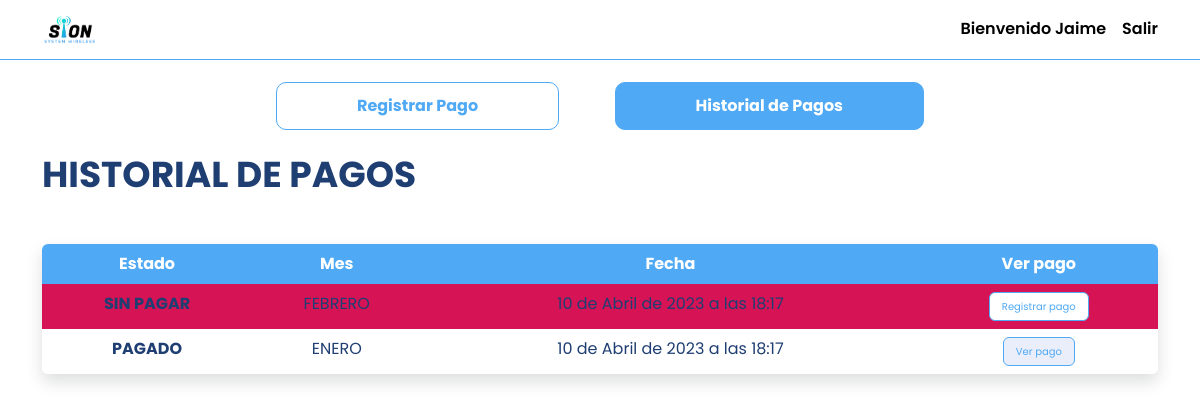
Before: /payment_register/history/ (signed in) with the older database file.
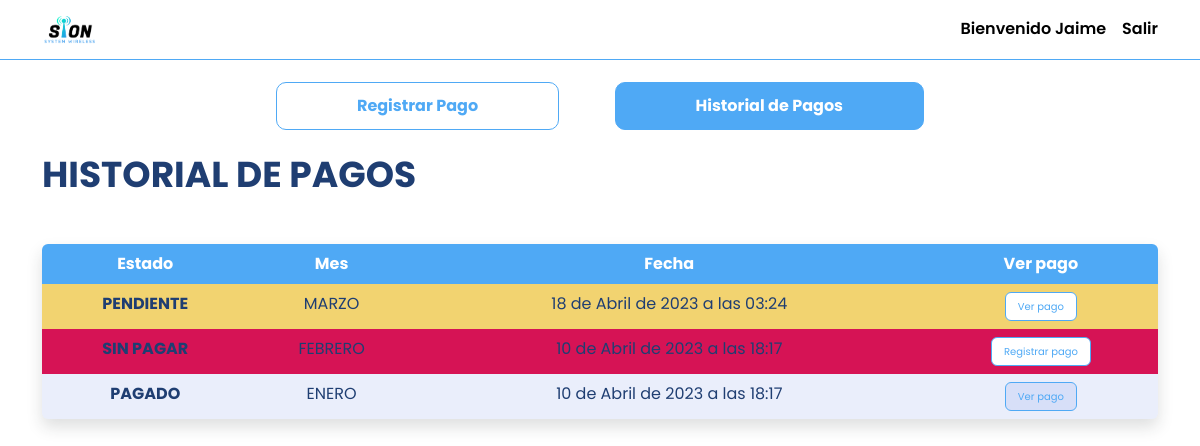
After: the same page with the newer database file.
### payments/models.py (models this page shows, shortened)
class Payment(models.Model):
    created = models.DateTimeField(auto_now_add=True, verbose_name="Fecha de pago")
    updated = models.DateTimeField(auto_now=True, verbose_name="Ultima modificación")
    receipt = models.FileField(upload_to="comprobantes", null=True, blank=False, verbose_name="Comprobante")
    name_client = models.ForeignKey(User, on_delete=models.CASCADE, verbose_name="Nombre del cliente")
    email_client = models.EmailField(max_length=254,verbose_name="Correo electrónico del cliente")
    state = models.ForeignKey(State, on_delete=models.CASCADE, verbose_name="Estado")
    month = models.ForeignKey(Month, on_delete=models.CASCADE, verbose_name="Mes de pago")
    class Meta:
        verbose_name = "pago"
        verbose_name_plural="pagos"

class State(models.Model):
    name = models.CharField(max_length=100)
    created = models.DateTimeField(auto_now_add=True,
        verbose_name="Fecha de creación")
    class Meta:
        verbose_name = "estado"
        verbose_name_plural="estados"
    def __str__(self):
        return self.name

class Month(models.Model):
    name = models.CharField(max_length=100)
    created = models.DateTimeField(auto_now_add=True,
        verbose_name="Fecha de creación")
    class Meta:
        verbose_name = "mes"
        verbose_name_plural="meses"
    def __str__(self):
        return self.name

### admin_user/views.py (the view)
# urls.py: path('history/', HistoryPageView.as_view(), name='history'),
@method_decorator(login_required, name='dispatch')
class HistoryPageView(TemplateView):
    template_name = "admin_user/history.html"
    def get_queryset(self):
        queryset = Payment.objects.filter(name_client=self.request.user)
        queryset = queryset.order_by('-month') # ordena por fecha de creación descendente: -month = de forma ascendente
        return queryset
    def get_context_data(self, **kwargs):
        context = super().get_context_data(**kwargs)
        context['payments'] = self.get_queryset()
        return context
    """ CODIGO PARA VER ID EN CMD
    def get_context_data(self, **kwargs):
        context = super().get_context_data(**kwargs)
        payments = Payment.objects.filter(name_client=self.request.user)
        payments_dict = [self.payment_to_dict(payment) for payment in payments]
        context['payments'] = json.dumps(payments_dict)


        payments = Payment.objects.filter(name_client=self.request.user)
        payment_list = []
        for payment in payments:
            payment_dict = model_to_dict(payment)
            payment_dict['receipt'] = str(payment_dict['receipt'])
            payment_list.append(payment_dict)
            print(payment_dict['created'])
        return context

    def payment_to_dict(self, payment):
        payment_dict = model_to_dict(payment)
        payment_dict['receipt'] = str(payment_dict['receipt'])  # Convert FieldFile to string
        return payment_dict"""

### admin_user/templates/admin_user/history.html (shortened to what this page needs)
{% extends 'admin_user/base.html' %}
{% load static %}
{% block content %}
    <div class="container">
        <div class="content-btn d-flex align-items-center justify-content-evenly">
            <a href="{% url 'register' %}" class="btn btn-primary">Registrar Pago</a>
            <a href="{% url 'history' %}" class="btn btn-primary active">Historial de Pagos</a>
        </div>
        <h2 class="title-register">HISTORIAL DE PAGOS</h2>
        {% if payments %}
            <div class="content-table table-responsive rounded shadow mt-5 bg-body rounded">
                <table class="table table-borderless table-equal-column-width text-center">
                    <thead>
                        <tr>
                            <th scope="col my-th">Estado</th>
                            <th scope="col my-th">Mes</th>
                            <th scope="col my-th">Fecha</th>
                            <th scope="col my-th">Ver pago</th>
                        </tr>
                    </thead>
                    <tbody class="table-group-divider">
                        {% for payment in payments %}
                            <tr>
                                <th
                                    data-url="{{payment.receipt.url}}"
                                    data-url-pending="{{payment.receipt.url}}"
                                    data-url-unpain="{% url 'register' %}"
                                    class="data-payment"
                                >{{ payment.state }}</th>
                                <td>{{ payment.month }}</td>
                                <td>{{ payment.updated }}</td>
                            </tr>
                        {% endfor %}
                    </tbody>
                </table>
            </div>
        {% else %}
            <div class="no-payments">
                <img src="{% static 'core/icons/card-checklist.svg' %}" alt="">
                <h5>¡Hola! Registra tus pagos para comenzar a disfrutar de nuestros servicios. ¡Gracias!</h5>
            </div>
        {% endif %}
    </div>
{% endblock %}

### admin_user/templates/admin_user/base.html (shortened to what this page needs)
<!DOCTYPE html>
<html lang="en">
<head>
    {% load static %}
    <link href="{% static 'core/bootstrap/css/bootstrap.min.css' %}" rel="stylesheet">
    <link href="{% static 'core/font-awesome/css/font-awesome.min.css' %}" rel="stylesheet" type="text/css">
    <link href="{% static 'core/css/admin-user.css' %}" rel="stylesheet">
</head>
<body>
    <nav class="navbar white-color">
        <div class="container white-color">
            <a class="navbar-brand" href="#">
                <img src="{% static 'core/img/logo_sion.png' %}" alt="" class="img-logo">
            </a>
            <div class="d-flex justify-content-evenly align-items-center link">
                <p class="text-welcome">Bienvenido {{ request.user.first_name }}</p>
                <a class="text-close-session" href="{% url 'logout' %}">Salir</a>
            </div>
        </div>
    </nav>
    <main>
        {% block content %} {% endblock %}
    </main>
</body>
</html>

### core/static/core/css/admin-user.css (style rules this page uses)
:root { --while-color:#FFFFFF; --primary-color:#4FA9F5; --text-color:#1F3E72; --gray-color:#1F3E72; --dark-color:#000000; --unpain-color:#D61355; --pending-color:#F2D370; --font-family:Poppins, sans-serif; --h1-bold-poppins-48: 48px; --h2-bold-poppins-28: 28px; --h3-bold-poppins-24: 24px; --h4-bold-poppins-20: 20px; --b1-display-bold-poppins-16: 16px; --b1-display-poppins-bold: 700; --b1-display-medium-poppins-16: 16px; --b1-display-poppins-medium: 500; --b2-display-bold-poppins-14: 14px; --b2-display-poppins-bold: 600; --b2-display-medium-poppins-14: 14px; --b2-display-poppins-medium: 400; --b3-text-bold-poppins-12: 12px; --b3-text-poppins-bold: 700; --b3-text-semibold-poppins-12: 12px; --b3-text-poppins-semibold: 500; --b3-text-regular-poppins-12: 12px; --b3-text-poppins-regular: 400; --b4-text-bold-poppins-10: 10px; --b4-text-poppins-bold: 700; --b4-text-semibold-poppins-10: 10px; --b4-text-poppins-semibold: 500; --b4-text-regular-poppins-10: 10px ; --b4-text-poppins-regular: 400; --box-sh: 0 0 6px 0 rgba(0,0,0,0.6); }
* { border: 0; padding: 0; box-sizing: border-box; }
body { color: #fff; font-family: var(--font-family); }
main { width: 100%; height: auto; }
nav { border-bottom: 1px solid var(--primary-color); }
.container img { width: auto; height: 32px; }
.text-welcome { font-size: var(--b2-display-poppins-bold); font-weight: var(--b2-display-poppins-bold); color: var(--dark-color); margin: 0 1rem 0 0; }
.text-close-session { font-size: var(--b2-display-poppins-bold); font-weight: var(--b2-display-poppins-bold); color: var(--dark-color); transition: .3s; cursor: pointer; text-decoration: none; }
.content-btn { width: 70%; height: auto; margin: .7rem auto; padding: .7rem; }
.content-btn a { font-size: var(--b1-display-bold-poppins-16); font-weight: var(--b1-display-poppins-bold); padding: .7rem 5rem; background-color: var(--white-color); color: var(--primary-color); border: 1px solid var(--primary-color) !important; border-radius: 10px; }
.content-btn a.active { background-color: var(--primary-color); color: var(--white-color); }
.title-register { font-size: 36px; font-weight: bold; color: var(--text-color); }
.table { margin-bottom: 0; }
.table tbody { font-weight: var(--b1-display-medium-poppins-16); }
.table tbody tr { background-color: rgba(56, 92, 216, 0.10); color:var(--text-color); }
.table tr:nth-child(even) { background-color: var(--while-color); color: var(--text-color); }
.table thead > tr > th { background-color: var(--primary-color) !important; color: var(--while-color) !important; }
.table tbody tr.unpain { background-color: var(--unpain-color); }
.table tbody tr.pending { background-color: var(--pending-color); }

Changed rows visible on the page:
added Payment: state "PENDIENTE", month "MARZO", updated "18 de Abril de 2023 a las 03:24"
